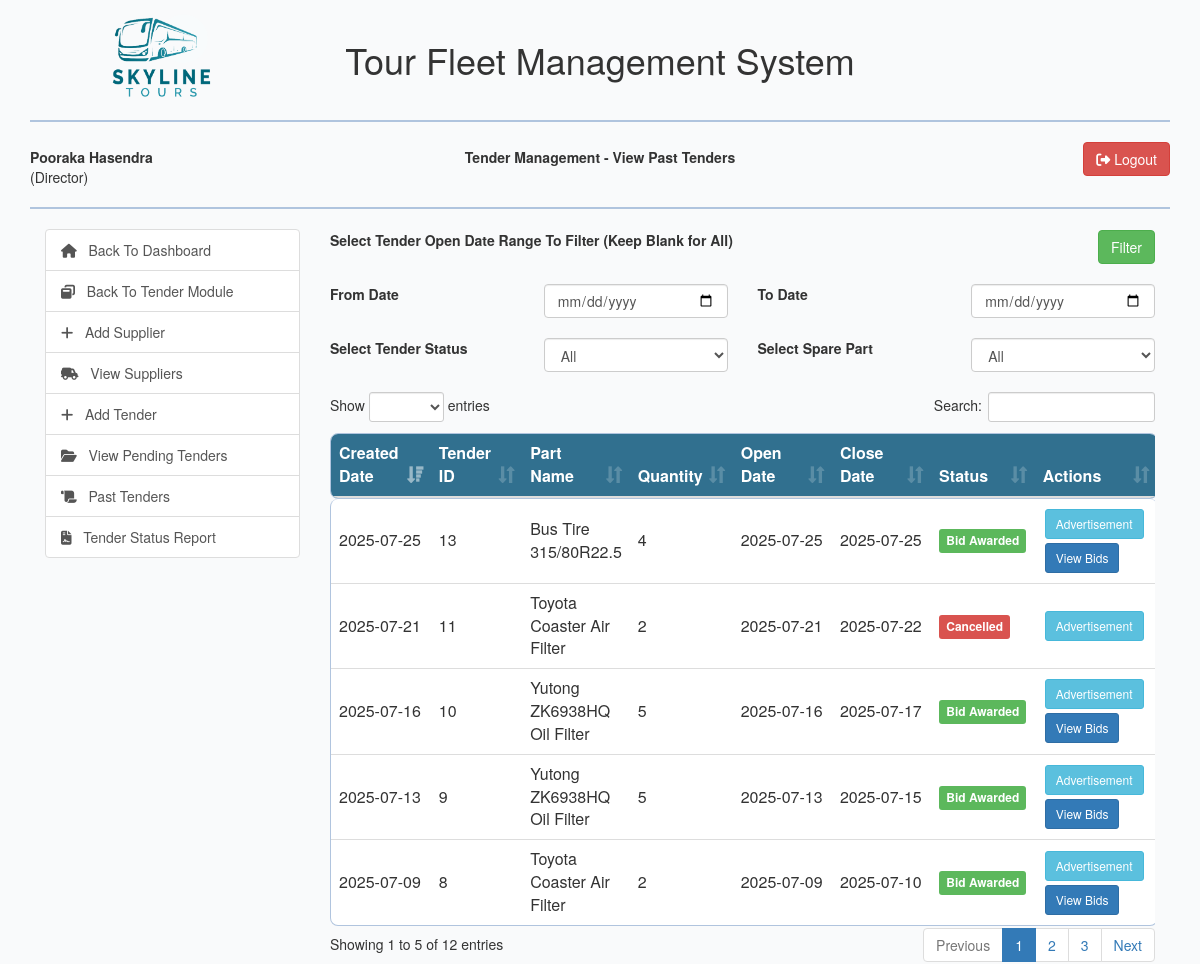
Screenshot of /view/past-tenders.php (signed in) with the database file from the repository.
### tables this page shows
CREATE TABLE `tender` (
  `tender_id` int(10) NOT NULL,
  `part_id` int(10) NOT NULL,
  `quantity_required` int(10) NOT NULL COMMENT 'The quantity of the part required.',
  `tender_description` text DEFAULT NULL,
  `advertisement_file_name` varchar(255) DEFAULT NULL COMMENT 'Filename of the scanned newspaper ad or document',
  `open_date` date NOT NULL,
  `close_date` date NOT NULL,
  `tender_status` int(10) NOT NULL DEFAULT 1 COMMENT '-1:Cancelled,1: Open, 2: Closed, 3: Awarded',
  `created_by` int(10) NOT NULL,
  `created_at` timestamp NOT NULL DEFAULT current_timestamp(),
  `awarded_bid` int(10) DEFAULT NULL
);

CREATE TABLE `spare_part` (
  `part_id` int(10) NOT NULL,
  `part_number` varchar(100) NOT NULL COMMENT 'Manufacturer or internal part number (Required)',
  `part_name` varchar(255) NOT NULL,
  `description` text DEFAULT NULL,
  `quantity_on_hand` int(10) NOT NULL DEFAULT 0,
  `reorder_level` int(10) NOT NULL,
  `part_status` int(10) NOT NULL DEFAULT 1
);

### model/tender_model.php (called while the page is built, shortened)
<?php
class Tender{
    public function getPastTendersFiltered($dateFrom,$dateTo,$partId,$tenderStatus){
        $con = $GLOBALS["con"];
        $sql ="SELECT t.*,s.* FROM tender t JOIN spare_part s ON t.part_id=s.part_id WHERE 1 ";
        if($tenderStatus==""){
            $sql.="AND t.tender_status IN (-1,3) ";
        }else{
            $sql.="AND t.tender_status ='$tenderStatus' ";
        }
        $sql.="ORDER BY t.open_date ASC";
        $result = $con->query($sql) or die($con->error);
        return $result;
    }
}

### view/past-tenders.php (the view, shortened to what this page needs)
<?php
include_once '../model/sparepart_model.php';
include_once '../model/tender_model.php';
$dateFrom = "";
$dateTo = "";
$tenderStatus = "";
$partId = "";
$tenderObj = new Tender();
$tenderResult = $tenderObj->getPastTendersFiltered($dateFrom, $dateTo, $partId, $tenderStatus);
?>
<html lang="en">
<head>
    <link rel="stylesheet" type="text/css" href="../css/dataTables.bootstrap.min.css"/>
    <?php include_once "../includes/bootstrap_css_includes.php"?>
</head>
<body>
    <div class="container">
        <?php include_once "../includes/header_row_includes.php";?>
        <div class="col-md-3">
            <?php include_once "../includes/tender_functions.php"; ?>
        </div>
        <div class="col-md-9">
            <div class="row">
                <div class="col-md-6 col-md-offset-3" id="msg">
                </div>
            </div>
            <div class="row">
                <div class="col-md-8">
                    <label class="control-label">Select Tender Open Date Range To Filter (Keep Blank for All)</label>
                </div>
                <div class="col-md-4 text-right">
                    <button type="button" class="btn btn-success" id="filter_button">Filter</button>
                </div>
            </div>
            <div class="row">
            </div>
            <div class="row">
                <div class="col-md-3">
                    <label class="control-label">From Date</label>
                </div>
                <div class="col-md-3">
                    <input type="date" class="form-control" id="dateFrom" name="dateFrom" max="<?php echo date("Y-m-d"); ?>"/>
                </div>
                <div class="col-md-3">
                    <label class="control-label">To Date</label>
                </div>
                <div class="col-md-3">
                    <input type="date" class="form-control" id="dateTo" name="dateTo" max="<?php echo date("Y-m-d"); ?>"/>
                </div>
            </div>
            <div class="row">
            </div>
            <div class="row">
                <div class="col-md-3">
                    <label class="control-label">Select Tender Status</label>
                </div>
                <div class="col-md-3">
                    <select class="form-control" id="tenderStatus" name="tenderStatus">
                        <option value="">All</option>
                    </select>
                </div>
                <div class="col-md-3">
                    <label class="control-label">Select Spare Part</label>
                </div>
                <div class="col-md-3">
                    <select class="form-control" id="sparePart" name="sparePart">
                        <option value="">All</option>
                    </select>
                </div>
            </div>
            <div class="row">
            </div>
            <div class="row">
                <div class="col-md-12">
                    <table class="table" id="tender_table">
                        <thead>
                            <tr>
                                <th>Created Date</th>
                                <th>Tender ID</th>
                                <th>Part Name</th>
                                <th>Quantity</th>
                                <th>Open Date</th>
                                <th>Close Date</th>
                                <th>Status</th>
                                <th>Actions</th>
                            </tr>
                        </thead>
                        <tbody id="tender_table_body">
                            <?php while($tenderRow = $tenderResult->fetch_assoc()){
                                $statusDisplay = match((int)$tenderRow["tender_status"]){
                                    -1=>"Cancelled",
                                    3=>"Bid Awarded",
                                };
                                $statusClass = match((int)$tenderRow["tender_status"]){
                                    -1=>"label label-danger",
                                    3=>"label label-success"
                                };
                                ?>
                            <tr>
                                <td style="white-space: nowrap"><?php echo date("Y-m-d", strtotime($tenderRow["created_at"])); ?></td>
                                <td><?php echo $tenderRow["tender_id"];?></td>
                                <td><?php echo $tenderRow["part_name"];?></td>
                                <td><?php echo $tenderRow["quantity_required"];?></td>
                                <td style="white-space: nowrap"><?php echo $tenderRow["open_date"];?></td>
                                <td style="white-space: nowrap"><?php echo $tenderRow["close_date"];?></td>
                                <td><span class="<?php echo $statusClass?>"><?php echo $statusDisplay;?></span></td>
                                <td>
                                    <a href="../documents/tenderadvertisements/<?php echo $tenderRow["advertisement_file_name"];?>"
                                       class="btn btn-sm btn-info" style="margin:2px;display:<?php echo checkPermissions(69); ?>" target="_blank">
                                        Advertisement
                                    </a>
                                    <?php if($tenderRow["tender_status"]==3){ ?>
                                    <button type="button" id="viewBidsBtn" class="btn btn-sm btn-primary"
                                            style="margin:2px;display:<?php echo checkPermissions(71); ?>"
                                            onclick="getBidsToView(<?php echo $tenderRow["tender_id"];?>)"
                                            data-toggle="modal" data-target="#viewBidsModal"
                                            >
                                        View Bids
                                    </button>
                                    <?php }?>
                                </td>
                            </tr>
                            <?php }?>
                        </tbody>
                    </table>
                </div>
            </div>
        </div>
    </div>
</body>
</html>

### css/custom.css (style rules this page uses)
body { background-color: #F9FAFB; }
.table { background-color:#ffffff; border-radius: 8px; overflow: hidden; border:1px solid lightsteelblue; }
.table thead { background-color: #31708f; color:white; }
.table tbody > tr > td { vertical-align: middle; }

### rows the page displays
tender: created_at "2025-07-09", tender_id "8", part.part_name "Toyota Coaster Air Filter", quantity_required "2", open_date "2025-07-09", close_date "2025-07-10", tender_status "Bid Awarded"
tender: created_at "2025-07-13", tender_id "9", part.part_name "Yutong ZK6938HQ Oil Filter", quantity_required "5", open_date "2025-07-13", close_date "2025-07-15", tender_status "Bid Awarded"
tender: created_at "2025-07-16", tender_id "10", part.part_name "Yutong ZK6938HQ Oil Filter", quantity_required "5", open_date "2025-07-16", close_date "2025-07-17", tender_status "Bid Awarded"
tender: created_at "2025-07-21", tender_id "11", part.part_name "Toyota Coaster Air Filter", quantity_required "2", open_date "2025-07-21", close_date "2025-07-22", tender_status "Cancelled"
tender: created_at "2025-07-25", tender_id "13", part.part_name "Bus Tire 315/80R22.5", quantity_required "4", open_date "2025-07-25", close_date "2025-07-25", tender_status "Bid Awarded"

### other values shown
$userSession["user_fname"]." ".$userSession["user_lname"] "Pooraka Hasendra"
$userSession["role_name"] "Director"
$pageName "Tender Management - View Past Tenders"
